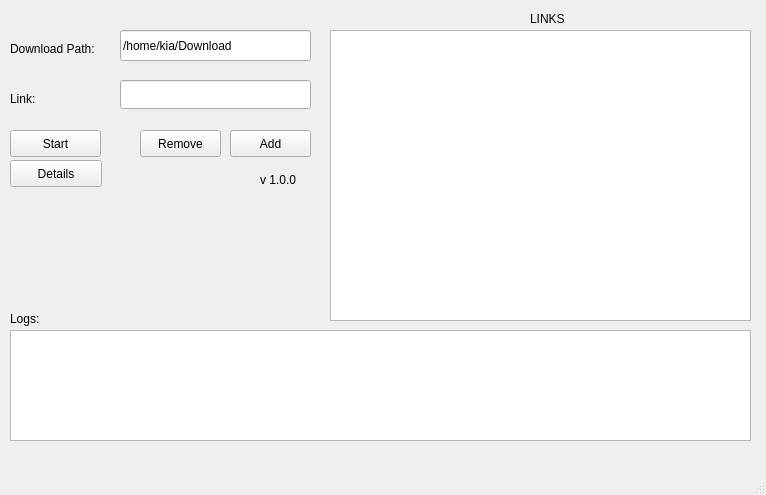
<?xml version="1.0" encoding="UTF-8"?>
<ui version="4.0">
 <class>MainWindow</class>
 <widget class="QMainWindow" name="MainWindow">
  <property name="enabled">
   <bool>true</bool>
  </property>
  <property name="geometry">
   <rect>
    <x>0</x>
    <y>0</y>
    <width>766</width>
    <height>495</height>
   </rect>
  </property>
  <property name="mouseTracking">
   <bool>false</bool>
  </property>
  <property name="windowTitle">
   <string>Downloader with Torsocks</string>
  </property>
  <property name="autoFillBackground">
   <bool>false</bool>
  </property>
  <widget class="QWidget" name="centralwidget">
   <property name="minimumSize">
    <size>
     <width>766</width>
     <height>446</height>
    </size>
   </property>
   <property name="maximumSize">
    <size>
     <width>766</width>
     <height>446</height>
    </size>
   </property>
   <widget class="QLineEdit" name="downloadPath">
    <property name="geometry">
     <rect>
      <x>120</x>
      <y>30</y>
      <width>191</width>
      <height>31</height>
     </rect>
    </property>
    <property name="text">
     <string>/home/kia/Download</string>
    </property>
   </widget>
   <widget class="QLineEdit" name="link">
    <property name="geometry">
     <rect>
      <x>120</x>
      <y>80</y>
      <width>191</width>
      <height>29</height>
     </rect>
    </property>
   </widget>
   <widget class="QLabel" name="label">
    <property name="geometry">
     <rect>
      <x>10</x>
      <y>40</y>
      <width>111</width>
      <height>17</height>
     </rect>
    </property>
    <property name="text">
     <string>Download Path:</string>
    </property>
   </widget>
   <widget class="QLabel" name="label_2">
    <property name="geometry">
     <rect>
      <x>10</x>
      <y>90</y>
      <width>62</width>
      <height>17</height>
     </rect>
    </property>
    <property name="text">
     <string>Link:</string>
    </property>
   </widget>
   <widget class="QPushButton" name="btnAdd">
    <property name="geometry">
     <rect>
      <x>230</x>
      <y>130</y>
      <width>81</width>
      <height>27</height>
     </rect>
    </property>
    <property name="text">
     <string>Add</string>
    </property>
   </widget>
   <widget class="QTextBrowser" name="log">
    <property name="geometry">
     <rect>
      <x>10</x>
      <y>330</y>
      <width>741</width>
      <height>111</height>
     </rect>
    </property>
   </widget>
   <widget class="QTextBrowser" name="list_of_links">
    <property name="geometry">
     <rect>
      <x>330</x>
      <y>30</y>
      <width>421</width>
      <height>291</height>
     </rect>
    </property>
   </widget>
   <widget class="QLabel" name="label_3">
    <property name="geometry">
     <rect>
      <x>530</x>
      <y>10</y>
      <width>41</width>
      <height>17</height>
     </rect>
    </property>
    <property name="text">
     <string>LINKS</string>
    </property>
   </widget>
   <widget class="QLabel" name="label_4">
    <property name="geometry">
     <rect>
      <x>10</x>
      <y>310</y>
      <width>62</width>
      <height>17</height>
     </rect>
    </property>
    <property name="text">
     <string>Logs:</string>
    </property>
   </widget>
   <widget class="QPushButton" name="btnStart">
    <property name="geometry">
     <rect>
      <x>10</x>
      <y>130</y>
      <width>91</width>
      <height>27</height>
     </rect>
    </property>
    <property name="text">
     <string>Start</string>
    </property>
   </widget>
   <widget class="QPushButton" name="btnDetials">
    <property name="geometry">
     <rect>
      <x>10</x>
      <y>160</y>
      <width>92</width>
      <height>27</height>
     </rect>
    </property>
    <property name="text">
     <string>Details</string>
    </property>
   </widget>
   <widget class="QLabel" name="label_5">
    <property name="geometry">
     <rect>
      <x>260</x>
      <y>170</y>
      <width>51</width>
      <height>20</height>
     </rect>
    </property>
    <property name="text">
     <string>v 1.0.0</string>
    </property>
   </widget>
   <widget class="QPushButton" name="btnRemove">
    <property name="geometry">
     <rect>
      <x>140</x>
      <y>130</y>
      <width>81</width>
      <height>27</height>
     </rect>
    </property>
    <property name="text">
     <string>Remove</string>
    </property>
   </widget>
  </widget>
  <widget class="QMenuBar" name="menubar">
   <property name="geometry">
    <rect>
     <x>0</x>
     <y>0</y>
     <width>766</width>
     <height>27</height>
    </rect>
   </property>
  </widget>
  <widget class="QStatusBar" name="statusbar"/>
 </widget>
 <resources/>
 <connections>
  <connection>
   <sender>btnAdd</sender>
   <signal>clicked()</signal>
   <receiver>btnAdd</receiver>
   <slot>deleteLater()</slot>
   <hints>
    <hint type="sourcelabel">
     <x>265</x>
     <y>170</y>
    </hint>
    <hint type="destinationlabel">
     <x>265</x>
     <y>170</y>
    </hint>
   </hints>
  </connection>
  <connection>
   <sender>btnStart</sender>
   <signal>clicked()</signal>
   <receiver>btnStart</receiver>
   <slot>deleteLater()</slot>
   <hints>
    <hint type="sourcelabel">
     <x>165</x>
     <y>170</y>
    </hint>
    <hint type="destinationlabel">
     <x>165</x>
     <y>170</y>
    </hint>
   </hints>
  </connection>
  <connection>
   <sender>btnDetials</sender>
   <signal>clicked()</signal>
   <receiver>btnDetials</receiver>
   <slot>deleteLater()</slot>
   <hints>
    <hint type="sourcelabel">
     <x>65</x>
     <y>170</y>
    </hint>
    <hint type="destinationlabel">
     <x>65</x>
     <y>170</y>
    </hint>
   </hints>
  </connection>
  <connection>
   <sender>btnRemove</sender>
   <signal>clicked()</signal>
   <receiver>btnRemove</receiver>
   <slot>deleteLater()</slot>
   <hints>
    <hint type="sourcelabel">
     <x>180</x>
     <y>170</y>
    </hint>
    <hint type="destinationlabel">
     <x>180</x>
     <y>170</y>
    </hint>
   </hints>
  </connection>
 </connections>
</ui>
